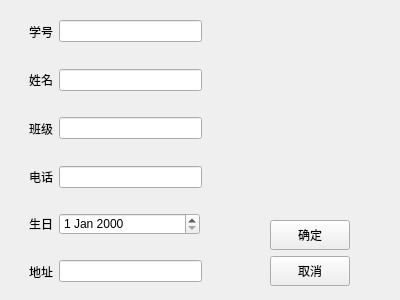
<?xml version="1.0" encoding="UTF-8"?>
<ui version="4.0">
 <class>StudentInfo</class>
 <widget class="QWidget" name="StudentInfo">
  <property name="geometry">
   <rect>
    <x>0</x>
    <y>0</y>
    <width>400</width>
    <height>300</height>
   </rect>
  </property>
  <property name="windowTitle">
   <string>Form</string>
  </property>
  <widget class="QWidget" name="">
   <property name="geometry">
    <rect>
     <x>20</x>
     <y>10</y>
     <width>191</width>
     <height>283</height>
    </rect>
   </property>
   <layout class="QVBoxLayout" name="verticalLayout">
    <item>
     <widget class="QWidget" name="widget" native="true">
      <layout class="QHBoxLayout" name="horizontalLayout">
       <item>
        <widget class="QLabel" name="label">
         <property name="text">
          <string>学号</string>
         </property>
        </widget>
       </item>
       <item>
        <widget class="QLineEdit" name="lineEdit_s01"/>
       </item>
      </layout>
     </widget>
    </item>
    <item>
     <widget class="QWidget" name="widget_2" native="true">
      <layout class="QHBoxLayout" name="horizontalLayout_2">
       <item>
        <widget class="QLabel" name="label_2">
         <property name="text">
          <string>姓名</string>
         </property>
        </widget>
       </item>
       <item>
        <widget class="QLineEdit" name="lineEdit_s02"/>
       </item>
      </layout>
     </widget>
    </item>
    <item>
     <widget class="QWidget" name="widget_4" native="true">
      <layout class="QHBoxLayout" name="horizontalLayout_4">
       <item>
        <widget class="QLabel" name="label_3">
         <property name="text">
          <string>班级</string>
         </property>
        </widget>
       </item>
       <item>
        <widget class="QLineEdit" name="lineEdit_s03"/>
       </item>
      </layout>
     </widget>
    </item>
    <item>
     <widget class="QWidget" name="widget_3" native="true">
      <layout class="QHBoxLayout" name="horizontalLayout_3">
       <item>
        <widget class="QLabel" name="label_4">
         <property name="text">
          <string>电话</string>
         </property>
        </widget>
       </item>
       <item>
        <widget class="QLineEdit" name="lineEdit_s04"/>
       </item>
      </layout>
     </widget>
    </item>
    <item>
     <widget class="QWidget" name="widget_5" native="true">
      <property name="sizePolicy">
       <sizepolicy hsizetype="Preferred" vsizetype="Fixed">
        <horstretch>0</horstretch>
        <verstretch>0</verstretch>
       </sizepolicy>
      </property>
      <layout class="QHBoxLayout" name="horizontalLayout_5">
       <item>
        <widget class="QLabel" name="label_5">
         <property name="minimumSize">
          <size>
           <width>24</width>
           <height>22</height>
          </size>
         </property>
         <property name="maximumSize">
          <size>
           <width>24</width>
           <height>22</height>
          </size>
         </property>
         <property name="text">
          <string>生日</string>
         </property>
        </widget>
       </item>
       <item>
        <widget class="QDateEdit" name="dateEdit">
         <property name="sizePolicy">
          <sizepolicy hsizetype="Minimum" vsizetype="Fixed">
           <horstretch>141</horstretch>
           <verstretch>21</verstretch>
          </sizepolicy>
         </property>
         <property name="minimumSize">
          <size>
           <width>141</width>
           <height>22</height>
          </size>
         </property>
         <property name="maximumSize">
          <size>
           <width>141</width>
           <height>22</height>
          </size>
         </property>
        </widget>
       </item>
      </layout>
     </widget>
    </item>
    <item>
     <widget class="QWidget" name="widget_6" native="true">
      <layout class="QHBoxLayout" name="horizontalLayout_6">
       <item>
        <widget class="QLabel" name="label_6">
         <property name="text">
          <string>地址</string>
         </property>
        </widget>
       </item>
       <item>
        <widget class="QLineEdit" name="lineEdit_s06"/>
       </item>
      </layout>
     </widget>
    </item>
   </layout>
  </widget>
  <widget class="QWidget" name="">
   <property name="geometry">
    <rect>
     <x>270</x>
     <y>220</y>
     <width>82</width>
     <height>68</height>
    </rect>
   </property>
   <layout class="QVBoxLayout" name="verticalLayout_2">
    <item>
     <widget class="QPushButton" name="pushButton">
      <property name="minimumSize">
       <size>
        <width>80</width>
        <height>30</height>
       </size>
      </property>
      <property name="maximumSize">
       <size>
        <width>80</width>
        <height>30</height>
       </size>
      </property>
      <property name="text">
       <string>确定</string>
      </property>
     </widget>
    </item>
    <item>
     <widget class="QPushButton" name="pushButton_2">
      <property name="minimumSize">
       <size>
        <width>80</width>
        <height>30</height>
       </size>
      </property>
      <property name="maximumSize">
       <size>
        <width>80</width>
        <height>30</height>
       </size>
      </property>
      <property name="text">
       <string>取消</string>
      </property>
     </widget>
    </item>
   </layout>
  </widget>
 </widget>
 <resources/>
 <connections/>
</ui>
